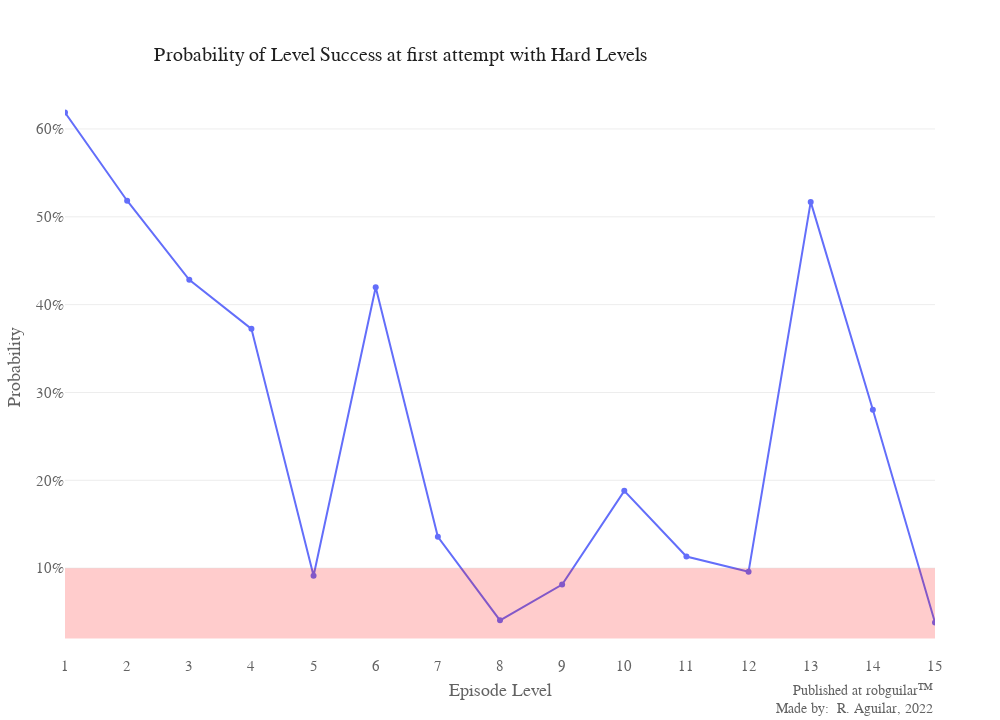

Source (notebook cell):
### Markdown cell above
### Defining hard levels

It’s subjective what we can consider a hard level because not consistently depends on a single factor and for all player profile groups this can be different. So, for the outcomes of this study, we will arbitrarily assume that a difficult level is the one that has a probability to be completed in the first attempt of a 10% ($p_{win} < 10\%$)

### Code cell
# Lineplot of Success Probability per Level
line2 = go.Figure(go.Scatter(
    x = difficulty.level,
    y = difficulty.p_win))
line2.update_layout(title = {'text':'Probability of Level Success at first attempt with Hard Levels'},
                    xaxis = {"title":"Episode Level"},
                    yaxis = {"title":"Probability"})
line2.update_layout(layout)
line2.update_xaxes(range=[1,15], tick0 = 1, dtick = 1)
line2.update_layout(yaxis_tickformat = "0%")
line2.update_layout(showlegend=False)
line2.add_hrect(y0=0.02, y1=0.1, line_width=0, fillcolor="red", opacity=0.2)
line2.add_annotation(sign)
line2.show()

### Figure 1 — Plotly figure (JSON) as saved in the notebook; plotly's stock layout.template omitted (floating-point values rounded to 4 significant figures)
{"data": [{"type": "scatter", "x": [1, 2, 3, 4, 5, 6, 7, 8, 9, 10, 11, 12, 13, 14, 15], "y": [0.6188, 0.5183, 0.4282, 0.3724, 0.09139, 0.4199, 0.1357, 0.04053, 0.0813, 0.188, 0.1132, 0.09595, 0.517, 0.2803, 0.03809]}], "layout": {"activeshape": {"opacity": 0.7}, "annotations": [{"align": "right", "font": {"size": 14}, "showarrow": false, "text": "Published at <a href='https://www.robguilar.com'>robguilar&#8482;</a><br>Made by:  R. Aguilar, 2022", "visible": true, "x": 1, "xref": "paper", "y": -0.11, "yref": "paper"}], "autosize": true, "autotypenumbers": "convert types", "font": {"color": "#636363", "family": "segoe ui light", "size": 15}, "grid": {"pattern": "coupled", "roworder": "bottom to top", "xgap": 0.5, "xside": "bottom", "ygap": 0.5}, "height": 720, "hoverdistance": 50, "hoverlabel": {"align": "left", "bgcolor": "#3D5165", "bordercolor": "#fff", "font": {"color": "#FFFFFF", "family": "segoe ui light", "size": 15}}, "legend": {"bordercolor": "#F70000", "font": {"size": 15}, "itemclick": "toggleothers", "itemdoubleclick": false, "itemwidth": 30, "title": {"font": {"color": "#202020", "size": 17}, "side": "top"}, "x": 1.05}, "margin": {"b": 65, "l": 65, "pad": 0, "r": 65, "t": 80}, "newshape": {"line": {"color": "#3D5165", "width": 1.5}, "opacity": 0.7}, "paper_bgcolor": "#FFFFFF", "plot_bgcolor": "#FFFFFF", "separators": ". ", "shapes": [{"fillcolor": "red", "line": {"width": 0}, "opacity": 0.2, "type": "rect", "x0": 0, "x1": 1, "xref": "x domain", "y0": 0.02, "y1": 0.1, "yref": "y"}], "showlegend": false, "title": {"font": {"color": "#202020", "family": "bahnschrift light", "size": 20}, "pad": {"b": 15, "l": 1}, "text": "Probability of Level Success at first attempt with Hard Levels", "x": 0.4, "xanchor": "center", "y": 0.935, "yanchor": "top", "yref": "container"}, "width": 1000, "xaxis": {"anchor": "free", "automargin": true, "dtick": 1, "gridcolor": "#fff", "position": 0, "range": [1, 15], "showgrid": false, "showspikes": false, "spikecolor": "#DEDEDE", "spikethickness": 1.5, "tick0": 1, "tickcolor": "#FD0000", "ticklabelposition": "outside", "title": {"standoff": 10, "text": "Episode Level"}, "zeroline": true, "zerolinecolor": "#fff", "zerolinewidth": 1.5}, "yaxis": {"automargin": true, "gridcolor": "#EDEDED", "showspikes": false, "spikecolor": "#DEDEDE", "spikethickness": 1.5, "tickformat": "0%", "ticklabelposition": "outside", "tickprefix": "", "ticksuffix": "", "title": {"standoff": 10, "text": "Probability"}, "zeroline": true, "zerolinecolor": "#fff", "zerolinewidth": 1.5}}}
